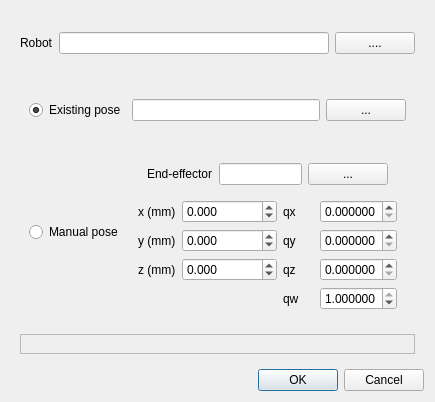
<?xml version="1.0" encoding="UTF-8"?>
<ui version="4.0">
 <class>dialog</class>
 <widget class="QDialog" name="dialog">
  <property name="geometry">
   <rect>
    <x>0</x>
    <y>0</y>
    <width>435</width>
    <height>402</height>
   </rect>
  </property>
  <property name="windowTitle">
   <string>Dialog</string>
  </property>
  <layout class="QVBoxLayout" name="verticalLayout">
   <item>
    <widget class="QWidget" name="robot_widget" native="true">
     <layout class="QHBoxLayout" name="horizontalLayout">
      <item>
       <widget class="QLabel" name="robot_label">
        <property name="text">
         <string>Robot</string>
        </property>
       </widget>
      </item>
      <item>
       <widget class="QLineEdit" name="robot_line_edit"/>
      </item>
      <item>
       <widget class="QPushButton" name="robot_push_button">
        <property name="text">
         <string>....</string>
        </property>
       </widget>
      </item>
     </layout>
    </widget>
   </item>
   <item>
    <widget class="QWidget" name="placement_widget" native="true">
     <layout class="QVBoxLayout" name="verticalLayout_2">
      <item>
       <widget class="QWidget" name="existing_pose_widget" native="true">
        <layout class="QHBoxLayout" name="horizontalLayout_2">
         <item>
          <widget class="QRadioButton" name="existing_pose_radio_button">
           <property name="text">
            <string>Existing pose</string>
           </property>
           <property name="checked">
            <bool>true</bool>
           </property>
          </widget>
         </item>
         <item>
          <widget class="QLineEdit" name="existing_pose_line_edit"/>
         </item>
         <item>
          <widget class="QPushButton" name="existing_pose_push_button">
           <property name="text">
            <string>...</string>
           </property>
          </widget>
         </item>
        </layout>
       </widget>
      </item>
      <item>
       <widget class="QWidget" name="manual_pose_widget" native="true">
        <layout class="QHBoxLayout" name="horizontalLayout_3">
         <item>
          <widget class="QRadioButton" name="manual_pose_radio_button">
           <property name="text">
            <string>Manual pose</string>
           </property>
          </widget>
         </item>
         <item>
          <widget class="QWidget" name="placement_and_endeffector_widget" native="true">
           <layout class="QVBoxLayout" name="verticalLayout_3">
            <item>
             <widget class="QWidget" name="endeffector_widget" native="true">
              <layout class="QHBoxLayout" name="horizontalLayout_4">
               <item>
                <widget class="QLabel" name="endeffector_label">
                 <property name="text">
                  <string>End-effector</string>
                 </property>
                </widget>
               </item>
               <item>
                <widget class="QLineEdit" name="endeffector_line_edit"/>
               </item>
               <item>
                <widget class="QPushButton" name="endeffector_push_button">
                 <property name="text">
                  <string>...</string>
                 </property>
                </widget>
               </item>
              </layout>
             </widget>
            </item>
            <item>
             <layout class="QGridLayout" name="placement_grid_layout">
              <item row="2" column="2">
               <widget class="QLabel" name="qz_label">
                <property name="text">
                 <string>qz</string>
                </property>
               </widget>
              </item>
              <item row="0" column="2">
               <widget class="QLabel" name="qx_label">
                <property name="text">
                 <string>qx</string>
                </property>
               </widget>
              </item>
              <item row="1" column="2">
               <widget class="QLabel" name="qy_label">
                <property name="text">
                 <string>qy</string>
                </property>
               </widget>
              </item>
              <item row="1" column="0">
               <widget class="QLabel" name="y_label">
                <property name="text">
                 <string>y (mm)</string>
                </property>
               </widget>
              </item>
              <item row="2" column="1">
               <widget class="QDoubleSpinBox" name="z_spinbox">
                <property name="decimals">
                 <number>3</number>
                </property>
                <property name="minimum">
                 <double>-1000000.000000000000000</double>
                </property>
                <property name="maximum">
                 <double>1000000.000000000000000</double>
                </property>
                <property name="singleStep">
                 <double>0.000000000000000</double>
                </property>
               </widget>
              </item>
              <item row="0" column="0">
               <widget class="QLabel" name="x_label">
                <property name="text">
                 <string>x (mm)</string>
                </property>
               </widget>
              </item>
              <item row="1" column="1">
               <widget class="QDoubleSpinBox" name="y_spinbox">
                <property name="decimals">
                 <number>3</number>
                </property>
                <property name="minimum">
                 <double>-1000000.000000000000000</double>
                </property>
                <property name="maximum">
                 <double>1000000.000000000000000</double>
                </property>
               </widget>
              </item>
              <item row="3" column="2">
               <widget class="QLabel" name="qw_label">
                <property name="text">
                 <string>qw</string>
                </property>
               </widget>
              </item>
              <item row="0" column="1">
               <widget class="QDoubleSpinBox" name="x_spinbox">
                <property name="decimals">
                 <number>3</number>
                </property>
                <property name="minimum">
                 <double>-1000000.000000000000000</double>
                </property>
                <property name="maximum">
                 <double>1000000.000000000000000</double>
                </property>
               </widget>
              </item>
              <item row="2" column="0">
               <widget class="QLabel" name="z_label">
                <property name="text">
                 <string>z (mm)</string>
                </property>
               </widget>
              </item>
              <item row="0" column="3">
               <widget class="QDoubleSpinBox" name="qx_spinbox">
                <property name="decimals">
                 <number>6</number>
                </property>
                <property name="maximum">
                 <double>1.000000000000000</double>
                </property>
                <property name="singleStep">
                 <double>0.100000000000000</double>
                </property>
               </widget>
              </item>
              <item row="1" column="3">
               <widget class="QDoubleSpinBox" name="qy_spinbox">
                <property name="decimals">
                 <number>6</number>
                </property>
                <property name="maximum">
                 <double>1.000000000000000</double>
                </property>
                <property name="singleStep">
                 <double>0.100000000000000</double>
                </property>
               </widget>
              </item>
              <item row="2" column="3">
               <widget class="QDoubleSpinBox" name="qz_spinbox">
                <property name="decimals">
                 <number>6</number>
                </property>
                <property name="maximum">
                 <double>1.000000000000000</double>
                </property>
                <property name="singleStep">
                 <double>0.100000000000000</double>
                </property>
               </widget>
              </item>
              <item row="3" column="3">
               <widget class="QDoubleSpinBox" name="qw_spinbox">
                <property name="decimals">
                 <number>6</number>
                </property>
                <property name="maximum">
                 <double>1.000000000000000</double>
                </property>
                <property name="singleStep">
                 <double>0.100000000000000</double>
                </property>
                <property name="value">
                 <double>1.000000000000000</double>
                </property>
               </widget>
              </item>
             </layout>
            </item>
           </layout>
          </widget>
         </item>
        </layout>
       </widget>
      </item>
      <item>
       <widget class="QFrame" name="fixed_joints_frame">
        <property name="frameShape">
         <enum>QFrame::StyledPanel</enum>
        </property>
        <property name="frameShadow">
         <enum>QFrame::Raised</enum>
        </property>
        <layout class="QVBoxLayout" name="verticalLayout_4">
         <item>
          <layout class="QGridLayout" name="fixed_joints_grid_layout"/>
         </item>
        </layout>
       </widget>
      </item>
     </layout>
    </widget>
   </item>
   <item>
    <widget class="QDialogButtonBox" name="button_box">
     <property name="orientation">
      <enum>Qt::Horizontal</enum>
     </property>
     <property name="standardButtons">
      <set>QDialogButtonBox::Cancel|QDialogButtonBox::Ok</set>
     </property>
    </widget>
   </item>
  </layout>
 </widget>
 <resources/>
 <connections>
  <connection>
   <sender>button_box</sender>
   <signal>accepted()</signal>
   <receiver>dialog</receiver>
   <slot>accept()</slot>
   <hints>
    <hint type="sourcelabel">
     <x>248</x>
     <y>254</y>
    </hint>
    <hint type="destinationlabel">
     <x>157</x>
     <y>274</y>
    </hint>
   </hints>
  </connection>
  <connection>
   <sender>button_box</sender>
   <signal>rejected()</signal>
   <receiver>dialog</receiver>
   <slot>reject()</slot>
   <hints>
    <hint type="sourcelabel">
     <x>316</x>
     <y>260</y>
    </hint>
    <hint type="destinationlabel">
     <x>286</x>
     <y>274</y>
    </hint>
   </hints>
  </connection>
 </connections>
</ui>
